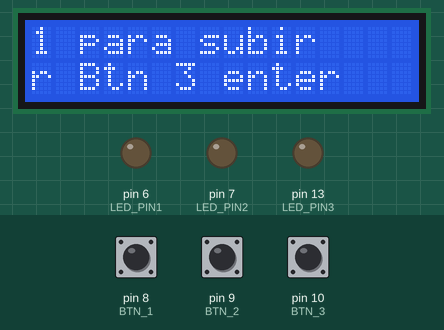
This sketch was run on a simulated Arduino Uno, built with avr-gcc and run on an emulated ATmega328P. Shown: 16×2 character LCD, output pins drawn as LEDs (lit = HIGH). The test bench sets the inputs (shaded band); at power-on: pin 10 (BTN_3) HIGH, pin 8 (BTN_1) HIGH, pin 9 (BTN_2) HIGH.

Above: at 0.82 s.
1.3 s: pin 10 (BTN_3) pulled LOW for 0.15 s
At 2.0 s:
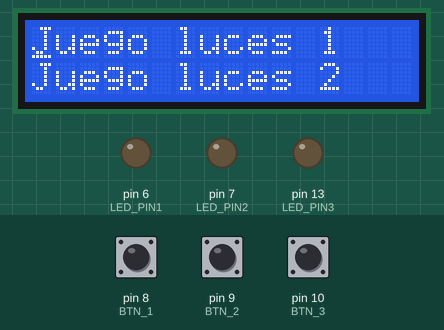
3.0 s: pin 10 (BTN_3) pulled LOW for 1 s
At 4.5 s:
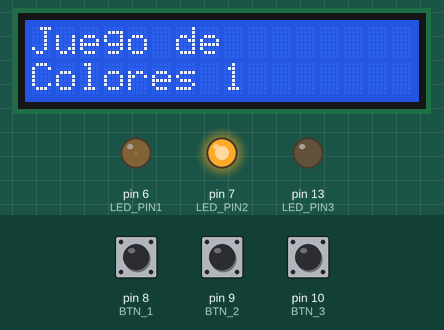
4.6 s: pin 10 (BTN_3) pulled LOW for 0.15 s
At 6.2 s:
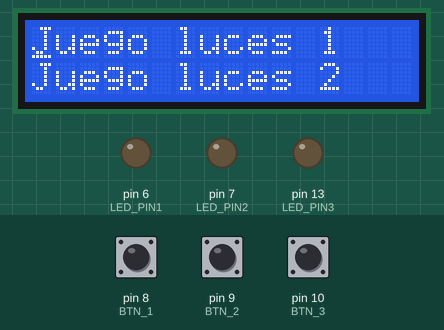
6.5 s: pin 8 (BTN_1) pulled LOW for 0.15 s
At 7.0 s:
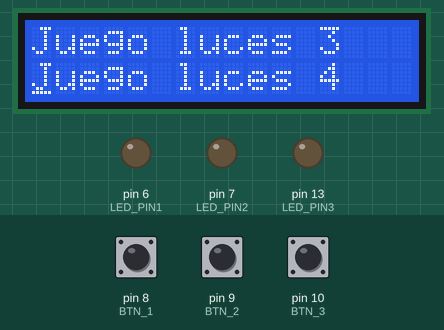
8.1 s: pin 10 (BTN_3) pulled LOW for 3.2 s
At 11.7 s:
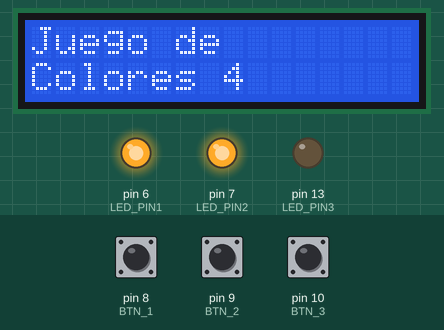
11.9 s: pin 9 (BTN_2) pulled LOW for 3.2 s
Timing chart, 0 to 48.5 s (numbered marks = the images above; inputs shaded):
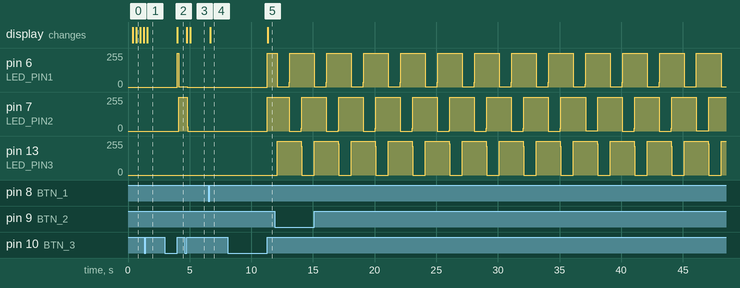

Measured:
- after the input at 1.3 s, the display: changes after 0.28 s (image 1)
- after the input at 3.0 s, pin 6 (LED_PIN1): 0/255 → 255/255 after 1.0 s, → 1/255 0.10 s later; pin 7 (LED_PIN2): 0/255 → 254/255 after 1.1 s; the display: changes after 1.0 s (image 2)
- after the input at 4.6 s, pin 13 (LED_PIN3): stays 0/255 (without the input it goes to 255/255 after 0.47 s); the display: first changes after 0.16 s (image 3 shows a later state)
- after the input at 6.5 s, the display: changes after 0.18 s (image 4)
- after the input at 8.1 s, pin 6 (LED_PIN1), pin 7 (LED_PIN2): 0/255 → 255/255 after 3.2 s; the display: changes after 3.2 s (image 5)

The sketch:

CODIGO.ino
```cpp
//---- Librerias ----
//#include <TimerOne.h>
#include <LiquidCrystal.h>

//---- Lineas para poner el cursor ----
#define LINEA_1                     0,0
#define LINEA_2                     0,1

//---- PINS DE LOS LEDS ----
#define LED_PIN1                    6
#define LED_PIN2                    7
#define LED_PIN3                    13

//---- Nombre de las lineas para la variable ----
#define NOMBRE_LINEA_1              0
#define NOMBRE_LINEA_2              1
#define NOMBRE_LINEA_3              2
#define NOMBRE_LINEA_4              3

//---- Antirrebote boton 1 ----
#define BTN_1                       8
#define BTN_1_ESPERA                0
#define BTN_1_CONFIRMACION          1
#define BTN_1_LIBERADO              2

//---- Antirrebote boton 2 ----
#define BTN_2                       9
#define BTN_2_ESPERA                3
#define BTN_2_CONFIRMACION          4
#define BTN_2_LIBERADO              5

//---- Antirrebote boton 3 ----
#define BTN_3                       10
#define BTN_3_ESPERA                6
#define BTN_3_CONFIRMACION          7
#define BTN_3_LIBERADO              8

//---- Estados del Display ----
#define ESTADO_PANTALLA_1           9
#define ESTADO_PANTALLA_2           10
#define ESTADO_PANTALLA_3           11
#define ESTADO_PANTALLA_4           12
#define ESTADO_PANTALLA_BIENVENIDA  13
#define ESTADO_LED_1                14
#define ESTADO_LED_2                15
#define ESTADO_LED_3                16
#define ESTADO_LED_4                17

//---- Define del Antirrebote ----
#define BTN_DELAY_MS                3

// ---- Variable maquina de estados menu ----
int cambioDeEstado = ESTADO_PANTALLA_BIENVENIDA;

//---- Variables de tiempo ----
int mSeg;
int seg = 0;

//---- Variables antirrebote boton 1 ----
int mSegBtn1 = 0;
int flagBtn1;
int estadoBtn1 = BTN_1_ESPERA;

//---- Variables antirrebote boton 2 ----
int mSegBtn2 = 0;
int flagBtn2;
int estadoBtn2 = BTN_2_ESPERA;

//---- Variables antirrebote boton 3 ----
int mSegBtn3 = 0;
int flagBtn3;
int estadoBtn3 = BTN_3_ESPERA;

//---- Variable para el nombre de la linea ----
int posicionCursor = NOMBRE_LINEA_1;

// initialize the library with the numbers of the interface pins
LiquidCrystal lcd(12, 11, 5, 4, 3, 2);

void setup()
{
  Serial.begin(9600);
  lcd.begin(16, 2);

  //Timer1.initialize(1000);
  //Timer1.attachInterrupt(TIMER);

  pinMode(BTN_1, INPUT_PULLUP);
  pinMode(BTN_2, INPUT_PULLUP);
  pinMode(BTN_3, INPUT_PULLUP);

  pinMode(LED_PIN1, OUTPUT);
  pinMode(LED_PIN2, OUTPUT);
  pinMode(LED_PIN3, OUTPUT);

  Timer1_initialize();
}

void loop()
{
  maquinaBtn1();
  maquinaBtn2();
  maquinaBtn3();
  cambioDeDisplay();
}

void maquinaBtn1()
{
  boolean bot;

  switch (estadoBtn1)
  {
    case BTN_1_ESPERA:
      bot = digitalRead(BTN_1);
      if (bot == 0)
      {
        mSegBtn1 = 0;
        estadoBtn1 = BTN_1_CONFIRMACION;
      }
      break;
    case BTN_1_CONFIRMACION:
      bot = digitalRead(BTN_1);
      if (bot == 0 && mSegBtn1 >= BTN_DELAY_MS)
      {
        estadoBtn1 = BTN_1_LIBERADO;
      }
      if (bot == 1 && mSegBtn1 < BTN_DELAY_MS)
      {
        estadoBtn1 = BTN_1_ESPERA;
      }
      break;
    case BTN_1_LIBERADO:
      bot = digitalRead(BTN_1);
      if (bot == 1)
      {
        flagBtn1 = true;
        estadoBtn1 = BTN_1_ESPERA;
      }
      break;
  }
}

void maquinaBtn2()
{
  boolean bot;

  switch (estadoBtn2)
  {
    case BTN_2_ESPERA:
      bot = digitalRead(BTN_2);
      if (bot == 0)
      {
        mSegBtn2 = 0;
        estadoBtn2 = BTN_2_CONFIRMACION;
      }
      break;
    case BTN_2_CONFIRMACION:
      bot = digitalRead(BTN_2);
      if (bot == 0 && mSegBtn1 >= BTN_DELAY_MS)
      {
        estadoBtn2 = BTN_2_LIBERADO;
      }
      if (bot == 2 && mSegBtn2 < BTN_DELAY_MS)
      {
        estadoBtn2 = BTN_2_ESPERA;
      }
      break;
    case BTN_2_LIBERADO:
      bot = digitalRead(BTN_2);
      if (bot == 1)
      {
        flagBtn2 = true;
        estadoBtn2 = BTN_2_ESPERA;
      }
      break;
  }
}

void maquinaBtn3()
{
  boolean bot;

  switch (estadoBtn3)
  {
    case BTN_3_ESPERA:
      bot = digitalRead(BTN_3);
      if (bot == 0)
      {
        mSegBtn3 = 0;
        estadoBtn3 = BTN_3_CONFIRMACION;
      }
      break;
    case BTN_3_CONFIRMACION:
      bot = digitalRead(BTN_3);
      if (bot == 0 && mSegBtn3 >= BTN_DELAY_MS)
      {
        estadoBtn3 = BTN_3_LIBERADO;
      }
      if (bot == 1 && mSegBtn3 < BTN_DELAY_MS)
      {
        estadoBtn3 = BTN_3_ESPERA;
      }
      break;
    case BTN_3_LIBERADO:
      bot = digitalRead(BTN_3);
      if (bot == 1)
      {
        flagBtn3 = true;
        estadoBtn3 = BTN_3_ESPERA;
      }
      break;
  }
}

void cambioDeDisplay (void)
{
  switch (cambioDeEstado)
  {
    case ESTADO_PANTALLA_BIENVENIDA:
      lcd.autoscroll();
      lcd.setCursor(LINEA_1);
      lcd.print("Bienvenido Btn 1 para subir");
      lcd.setCursor(LINEA_2);
      lcd.print("Btn 2 para bajar Btn 3 enter");
      if (flagBtn3 == true)
      {
        lcd.noAutoscroll();
        flagBtn3 = false;
        lcd.clear();
        cambioDeEstado = ESTADO_PANTALLA_1;
      }

      break;

    case ESTADO_PANTALLA_1:
      lcd.setCursor(LINEA_1);
      lcd.print ("Juego luces 1");
      lcd.setCursor(LINEA_2);
      lcd.print ("Juego luces 2");
      cambioDeEstado = ESTADO_PANTALLA_2;
      break;

    case ESTADO_PANTALLA_2:
      if (posicionCursor == NOMBRE_LINEA_1)
      {
        lcd.setCursor(LINEA_1);
        lcd.cursor();
        if (flagBtn1 == true)
        {
          flagBtn1 = false;
          posicionCursor = NOMBRE_LINEA_4;
          cambioDeEstado = ESTADO_PANTALLA_3;
        }
        if (flagBtn2 == true)
        {
          flagBtn2 = false;
          posicionCursor = NOMBRE_LINEA_2;
        }
        if (flagBtn3 == true)
        {
          flagBtn3 = false;
          lcd.clear();
          lcd.noCursor();
          seg = 0;
          cambioDeEstado = ESTADO_LED_1;
        }
      }
      if (posicionCursor == NOMBRE_LINEA_2)
      {
        lcd.setCursor(LINEA_2);
        lcd.cursor();
        if (flagBtn1 == true)
        {
          flagBtn1 = false;
          posicionCursor = NOMBRE_LINEA_1;
        }
        if (flagBtn2 == true)
        {
          flagBtn2 = false;
          posicionCursor = NOMBRE_LINEA_3;
          cambioDeEstado = ESTADO_PANTALLA_3;
        }
        if (flagBtn3 == true)
        {
          flagBtn3 = false;
          lcd.clear();
          lcd.noCursor();
          seg = 0;
          cambioDeEstado = ESTADO_LED_2;
        }
      }
      break;

    case ESTADO_PANTALLA_3:
      lcd.clear();
      lcd.setCursor(LINEA_1);
      lcd.print("Juego luces 3");
      lcd.setCursor(LINEA_2);
      lcd.print("Juego luces 4");
      cambioDeEstado = ESTADO_PANTALLA_4;
      break;

    case ESTADO_PANTALLA_4:
      if (posicionCursor == NOMBRE_LINEA_3)
      {
        lcd.setCursor(LINEA_1);
        lcd.cursor();
        if (flagBtn2 == true)
        {
          flagBtn2 = false;
          posicionCursor = NOMBRE_LINEA_4;
        }
        if (flagBtn1 == true)
        {
          flagBtn1 = false;
          posicionCursor = NOMBRE_LINEA_2;
          cambioDeEstado = ESTADO_PANTALLA_1;
        }
        if (flagBtn3 == true)
        {
          flagBtn3 = false;
          lcd.clear();
          lcd.noCursor();
          seg = 0;
          cambioDeEstado = ESTADO_LED_3;
        }
      }
      if (posicionCursor == NOMBRE_LINEA_4)
      {
        lcd.setCursor(LINEA_2);
        lcd.cursor();
        if (flagBtn1 == true)
        {
          flagBtn1 = false;
          posicionCursor = NOMBRE_LINEA_3;
        }
        if (flagBtn2 == true)
        {
          flagBtn2 = false;
          posicionCursor = NOMBRE_LINEA_1;
          cambioDeEstado = ESTADO_PANTALLA_1;
        }
        if (flagBtn3 == true)
        {
          flagBtn3 = false;
          lcd.clear();
          lcd.noCursor();
          seg = 0;
          cambioDeEstado = ESTADO_LED_4;
        }
      }
      break;

    case ESTADO_LED_1:
      lcd.setCursor(LINEA_1);
      lcd.print("Juego de");
      lcd.setCursor(LINEA_2);
      lcd.print("Colores 1");
      digitalWrite(LED_PIN1, HIGH);
      digitalWrite(LED_PIN2, LOW);
      digitalWrite(LED_PIN3, LOW);

      if (seg == 1)
      {
        digitalWrite(LED_PIN1, LOW);
        digitalWrite(LED_PIN2, HIGH);
        digitalWrite(LED_PIN3, LOW);
      }
      if (seg == 2)
      {
        digitalWrite(LED_PIN1, LOW);
        digitalWrite(LED_PIN2, LOW);
        digitalWrite(LED_PIN3, HIGH);
      }
      if (seg == 3)
      {
        digitalWrite(LED_PIN1, LOW);
        digitalWrite(LED_PIN2, LOW);
        digitalWrite(LED_PIN3, LOW);
        seg = 0;
      }
      if (flagBtn3 == true)
      {
        flagBtn3 = false;
        digitalWrite(LED_PIN1, LOW);
        digitalWrite(LED_PIN2, LOW);
        digitalWrite(LED_PIN3, LOW);
        lcd.clear();
        seg = 0;
        cambioDeEstado = ESTADO_PANTALLA_1;
      }
      break;

    case ESTADO_LED_2:
      lcd.setCursor(LINEA_1);
      lcd.print("Juego de");
      lcd.setCursor(LINEA_2);
      lcd.print("Colores 2");
      digitalWrite(LED_PIN1, HIGH);
      digitalWrite(LED_PIN2, HIGH);
      digitalWrite(LED_PIN3, HIGH);

      if (seg == 1)
      {
        digitalWrite(LED_PIN1, LOW);
        digitalWrite(LED_PIN2, LOW);
        digitalWrite(LED_PIN3, LOW);
      }
      if (seg == 2)
      {
        digitalWrite(LED_PIN1, HIGH);
        digitalWrite(LED_PIN2, HIGH);
        digitalWrite(LED_PIN3, HIGH);
      }
      if (seg == 3)
      {
        digitalWrite(LED_PIN1, LOW);
        digitalWrite(LED_PIN2, LOW);
        digitalWrite(LED_PIN3, LOW);
        seg = 0;
      }
      if (flagBtn3 == true)
      {
        flagBtn3 = false;
        digitalWrite(LED_PIN1, LOW);
        digitalWrite(LED_PIN2, LOW);
        digitalWrite(LED_PIN3, LOW);
        lcd.clear();
        seg = 0;
        cambioDeEstado = ESTADO_PANTALLA_1;
      }
      break;

    case ESTADO_LED_3:
      lcd.setCursor(LINEA_1);
      lcd.print("Juego de");
      lcd.setCursor(LINEA_2);
      lcd.print("Colores 3");
      digitalWrite(LED_PIN1, HIGH);
      digitalWrite(LED_PIN2, LOW);
      digitalWrite(LED_PIN3, HIGH);

      if (seg == 1)
      {
        digitalWrite(LED_PIN1, LOW);
        digitalWrite(LED_PIN2, HIGH);
        digitalWrite(LED_PIN3, LOW);
      }
      if (seg == 2)
      {
        digitalWrite(LED_PIN1, HIGH);
        digitalWrite(LED_PIN2, LOW);
        digitalWrite(LED_PIN3, HIGH);
      }
      if (seg == 3)
      {
        digitalWrite(LED_PIN1, LOW);
        digitalWrite(LED_PIN2, LOW);
        digitalWrite(LED_PIN3, LOW);
        seg = 0;
      }
      if (flagBtn3 == true)
      {
        flagBtn3 = false;
        digitalWrite(LED_PIN1, LOW);
        digitalWrite(LED_PIN2, LOW);
        digitalWrite(LED_PIN3, LOW);
        lcd.clear();
        seg = 0;
        cambioDeEstado = ESTADO_PANTALLA_3;
      }
      break;

    case ESTADO_LED_4:
      lcd.setCursor(LINEA_1);
      lcd.print("Juego de");
      lcd.setCursor(LINEA_2);
      lcd.print("Colores 4");
      digitalWrite(LED_PIN1, HIGH);
      digitalWrite(LED_PIN2, HIGH);
      digitalWrite(LED_PIN3, LOW);

      if (seg == 1)
      {
        digitalWrite(LED_PIN1, LOW);
        digitalWrite(LED_PIN2, HIGH);
        digitalWrite(LED_PIN3, HIGH);
      }
      if (seg == 2)
      {
        digitalWrite(LED_PIN1, HIGH);
        digitalWrite(LED_PIN2, LOW);
        digitalWrite(LED_PIN3, HIGH);
      }
      if (seg == 3)
      {
        digitalWrite(LED_PIN1, LOW);
        digitalWrite(LED_PIN2, LOW);
        digitalWrite(LED_PIN3, LOW);
        seg = 0;
      }
      if (flagBtn3 == true)
      {
        flagBtn3 = false;
        digitalWrite(LED_PIN1, LOW);
        digitalWrite(LED_PIN2, LOW);
        digitalWrite(LED_PIN3, LOW);
        lcd.clear();
        seg = 0;
        cambioDeEstado = ESTADO_PANTALLA_3;
      }
      break;
  }
}

void TIMER()
{
  mSegBtn1 = mSegBtn1 + 1;
  mSegBtn2 = mSegBtn2 + 1;
  mSegBtn3 = mSegBtn3 + 1;
  mSeg = mSeg + 1;
  if (mSeg == 1000)
  {
    seg = seg + 1;
    mSeg = 0;
  }
}

void Timer1_initialize()
{
  // Stop interrupts
  cli();

  // Set Timer1 interrupt at 1kHz
  TCCR1A = 0;// set entire TCCR1A register to 0
  TCCR1B = 0;// same for TCCR1B
  TCNT1  = 0;//initialize counter value to 0
  // set compare match register for 1hz increments
  OCR1A = 1999;// = (16*10^6) / (1000*1024) - 1 (must be <65536)
  // turn on CTC mode
  TCCR1B |= (1 << WGM12);
  // Set CS21 bit for 8 prescaler
  TCCR1B |= (1 << CS21);
  // enable timer compare interrupt
  TIMSK1 |= (1 << OCIE1A);

  // Allow interrupts
  sei();
}

ISR(TIMER1_COMPA_vect) { //timer1 interrupt 1Hz toggles pin 13 (LED)
  //generates pulse wave of frequency 1kHz/2 = 0.5kHz (takes two cycles for full wave- toggle high then toggle low)
  TIMER();
}
```
